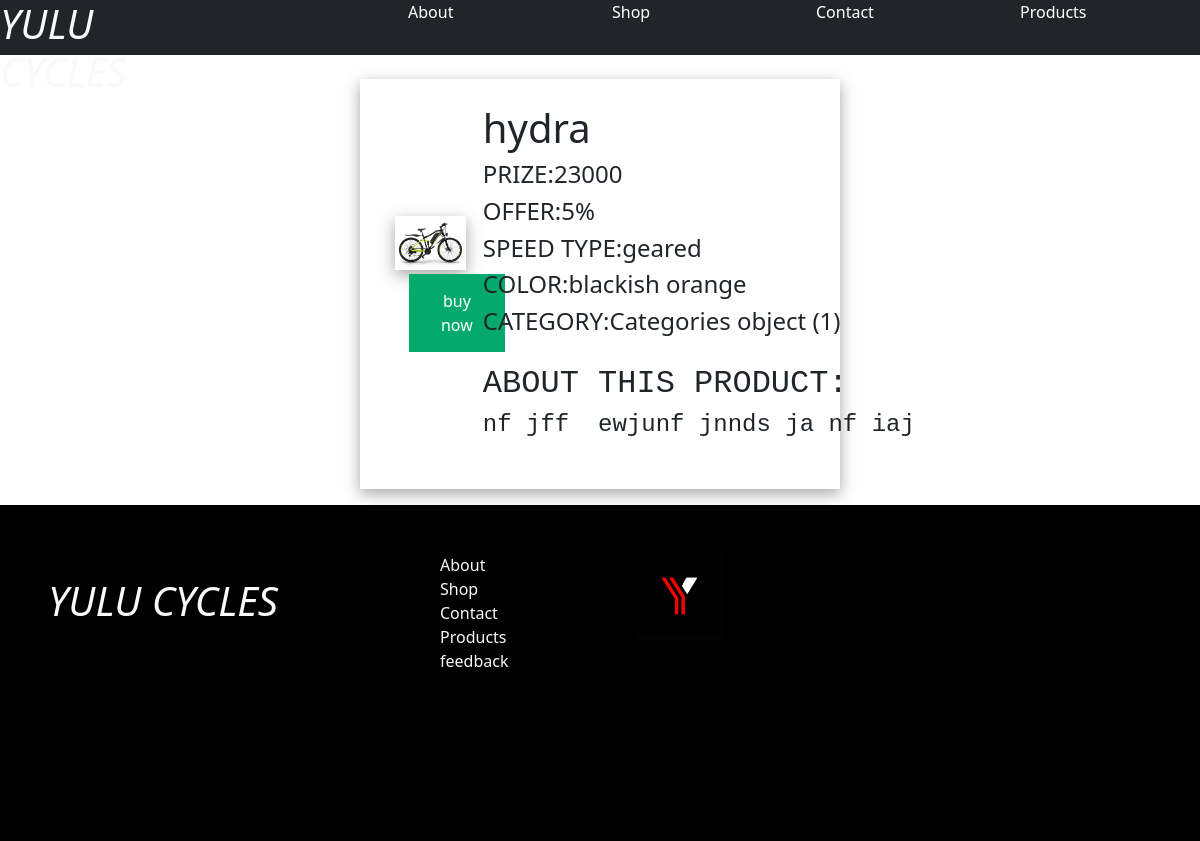
Page /productsdispaly/4 on the committed database.
### ecomapp/models.py (models this page shows)
class product(models.Model):
    productname = models.CharField(max_length=100)
    prize = models.IntegerField()
    offer = models.CharField(max_length=50)
    speed = models.CharField(max_length=50)
    color = models.CharField(max_length=50)
    description = models.CharField(max_length=300)
    category = models.ForeignKey('Categories', on_delete=models.CASCADE, related_name='products')
    image = models.ImageField(upload_to='images/')
    seller = models.ForeignKey(User, on_delete=models.CASCADE, related_name='products_sold')

class Categories(models.Model):
    category = models.CharField(max_length=50)
    seller = models.ForeignKey(User, on_delete=models.CASCADE, related_name='categories')

### ecomapp/views.py (the view)
# urls.py: path('productsdispaly/<int:pk>',views.productsdisplay,name="productsdisplay"),
def productsdisplay(request,pk):
    products = product.objects.get(pk=pk)
    return render(request,'product.html',{'data': products})

### Templates/product.html (shortened to what this page needs)
{% load static %}
<!DOCTYPE html>
<html lang="en">
<head>
    <link rel="stylesheet" href="{% static '/css/product.css/' %}">
    <link href="https://cdn.jsdelivr.net/npm/bootstrap@5.1.3/dist/css/bootstrap.min.css" rel="stylesheet">
</head>
<body class="prod">
    <div class="bg-dark row head text-light ">
       <h1 class="col"><i>YULU CYCLES</i></h1>
       <div class="col"></div>
       <a href="" class="col">About</a>
       <a href="" class="col ">Shop</a>
       <a href="" class="col ">Contact</a>
       <a href="" class="col ">Products</a>
    </div>
    <div class="main">
    <table>
        <tr>
            <td>
        <img src="{{ data.image.url }}" alt="product" class="imag" >
        <a href=""><button class="button" >buy now</button></a>
            </td>
            <td>
        <div class="details">
        <h1>{{ data.productname }}</h1>
        <h4>PRIZE:{{ data.prize }}</h4>
        <h4>OFFER:{{ data.offer }}</h4>
        <h4>SPEED TYPE:{{ data.speed}}</h4>
        <h4> COLOR:{{ data.color }}</h4>
        <h4>CATEGORY:{{ data.category }}</h4>
        </div>
        <pre> <h2>ABOUT THIS PRODUCT:</h2><h4>{{ data.description }}</h4></pre>
         </td>
        </tr>
    </table>
    </div>
    <div class="footer bg-black text-light mt-3 ">
        <div class="row pt-5 pb-5 ps-5 ">
            <div class="col-4 mt-4">
                <h1><i>YULU CYCLES</i></h1>
            </div>
            <div class="col-2 footermenu ">
                <div>
                   <span>About</span>
                </div>
                <div>
                    <span>Shop</span>
                </div>
                <div>
                    <span>Contact</span>
                </div>
                <div>
                    <span>Products</span>
                </div>
                <div>
                    <span>feedback</span>
                </div>
            </div>
            <div class="col-2">
                 <img src="{% static '/images/logo1.jpg' %}" alt="" class="w-50">
            </div>
            <div class="col-4 mt-5">
            </div>
        </div>
    </div>
</body>
</html>

### static/css/product.css (style rules this page uses)
.main { margin-left: 30%; margin-right: 30%; margin-top: 2%; box-shadow: rgba(0, 0, 0, 0.35) 0px 5px 15px; padding: 2%; background-color: white; }
.imag { width:75%; height:85%; margin-left: 10%; box-shadow: rgba(0, 0, 0, 0.35) 0px 5px 15px; }
.head { height:55px; display: grid; grid-template-columns: 4fr 1fr 1fr 1fr 1fr 1fr; background-color: black; color: white; }
.head a { text-decoration: none; color: white; }
.button { background-color: #04AA6D; border: none; color: white; padding: 15px 32px; text-align: center; text-decoration: none; display: inline-block; font-size: 16px; cursor: pointer; margin-left: 25%; margin-top: 5%; }
.footer { padding-bottom: 10%; }
.footermenu div { text-decoration: none; }

### rows in the picture
product: image (picture), productname "hydra", prize "23000", offer "5%", speed "geared", color "blackish orange", category "Categories object (1)", description "nf jff ewjunf jnnds ja nf iaj"
